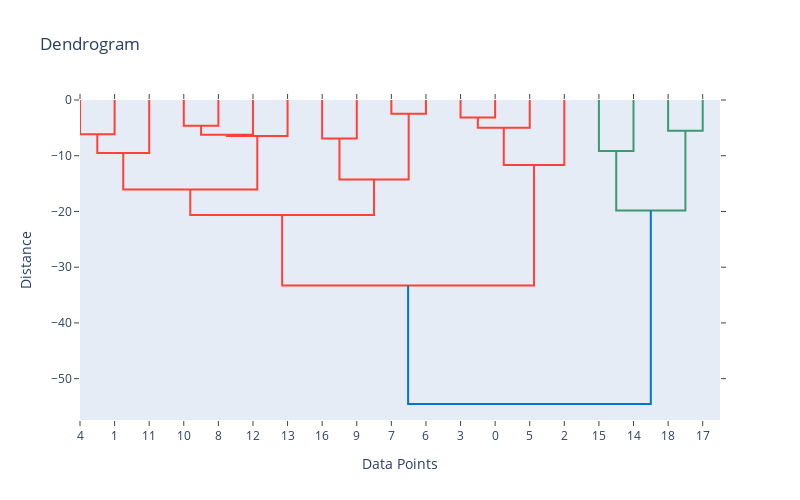

Here is the notebook cell this chart was saved with:
### Code cell
from scipy.cluster.hierarchy import dendrogram, linkage
from plotly.offline import iplot
import plotly.figure_factory as ff

Z = linkage(features, method='ward')
dendrogram = ff.create_dendrogram(Z, orientation='top')
dendrogram['layout'].update({'width': 800, 'height': 500, 'title': 'Dendrogram'})
dendrogram['layout']['xaxis'].update({'title': 'Data Points'})
dendrogram['layout']['yaxis'].update({'title': 'Distance'})

iplot(dendrogram)

### Figure 1 — Plotly figure (JSON) as saved in the notebook; plotly's stock layout.template omitted (floating-point values rounded to 4 significant figures)
{"data": [{"hoverinfo": "text", "marker": {"color": "rgb(61,153,112)"}, "mode": "lines", "type": "scatter", "x": [-5, -5, -15, -15], "xaxis": "x", "y": [0, -5.507, -5.507, 0], "yaxis": "y"}, {"hoverinfo": "text", "marker": {"color": "rgb(61,153,112)"}, "mode": "lines", "type": "scatter", "x": [-25, -25, -35, -35], "xaxis": "x", "y": [0, -9.135, -9.135, 0], "yaxis": "y"}, {"hoverinfo": "text", "marker": {"color": "rgb(61,153,112)"}, "mode": "lines", "type": "scatter", "x": [-10, -10, -30, -30], "xaxis": "x", "y": [-5.507, -19.83, -19.83, -9.135], "yaxis": "y"}, {"hoverinfo": "text", "marker": {"color": "rgb(255,65,54)"}, "mode": "lines", "type": "scatter", "x": [-65, -65, -75, -75], "xaxis": "x", "y": [0, -3.162, -3.162, 0], "yaxis": "y"}, {"hoverinfo": "text", "marker": {"color": "rgb(255,65,54)"}, "mode": "lines", "type": "scatter", "x": [-55, -55, -70, -70], "xaxis": "x", "y": [0, -5.0, -5.0, -3.162], "yaxis": "y"}, {"hoverinfo": "text", "marker": {"color": "rgb(255,65,54)"}, "mode": "lines", "type": "scatter", "x": [-45, -45, -62.5, -62.5], "xaxis": "x", "y": [0, -11.66, -11.66, -5.0], "yaxis": "y"}, {"hoverinfo": "text", "marker": {"color": "rgb(255,65,54)"}, "mode": "lines", "type": "scatter", "x": [-85, -85, -95, -95], "xaxis": "x", "y": [0, -2.45, -2.45, 0], "yaxis": "y"}, {"hoverinfo": "text", "marker": {"color": "rgb(255,65,54)"}, "mode": "lines", "type": "scatter", "x": [-105, -105, -115, -115], "xaxis": "x", "y": [0, -6.886, -6.886, 0], "yaxis": "y"}, {"hoverinfo": "text", "marker": {"color": "rgb(255,65,54)"}, "mode": "lines", "type": "scatter", "x": [-90, -90, -110, -110], "xaxis": "x", "y": [-2.45, -14.28, -14.28, -6.886], "yaxis": "y"}, {"hoverinfo": "text", "marker": {"color": "rgb(255,65,54)"}, "mode": "lines", "type": "scatter", "x": [-145, -145, -155, -155], "xaxis": "x", "y": [0, -4.6, -4.6, 0], "yaxis": "y"}, {"hoverinfo": "text", "marker": {"color": "rgb(255,65,54)"}, "mode": "lines", "type": "scatter", "x": [-135, -135, -150, -150], "xaxis": "x", "y": [0, -6.236, -6.236, -4.6], "yaxis": "y"}, {"hoverinfo": "text", "marker": {"color": "rgb(255,65,54)"}, "mode": "lines", "type": "scatter", "x": [-125, -125, -142.5, -142.5], "xaxis": "x", "y": [0, -6.481, -6.481, -6.236], "yaxis": "y"}, {"hoverinfo": "text", "marker": {"color": "rgb(255,65,54)"}, "mode": "lines", "type": "scatter", "x": [-175, -175, -185, -185], "xaxis": "x", "y": [0, -6.164, -6.164, 0], "yaxis": "y"}, {"hoverinfo": "text", "marker": {"color": "rgb(255,65,54)"}, "mode": "lines", "type": "scatter", "x": [-165, -165, -180, -180], "xaxis": "x", "y": [0, -9.504, -9.504, -6.164], "yaxis": "y"}, {"hoverinfo": "text", "marker": {"color": "rgb(255,65,54)"}, "mode": "lines", "type": "scatter", "x": [-133.8, -133.8, -172.5, -172.5], "xaxis": "x", "y": [-6.481, -16.07, -16.07, -9.504], "yaxis": "y"}, {"hoverinfo": "text", "marker": {"color": "rgb(255,65,54)"}, "mode": "lines", "type": "scatter", "x": [-100, -100, -153.1, -153.1], "xaxis": "x", "y": [-14.28, -20.64, -20.64, -16.07], "yaxis": "y"}, {"hoverinfo": "text", "marker": {"color": "rgb(255,65,54)"}, "mode": "lines", "type": "scatter", "x": [-53.75, -53.75, -126.6, -126.6], "xaxis": "x", "y": [-11.66, -33.3, -33.3, -20.64], "yaxis": "y"}, {"hoverinfo": "text", "marker": {"color": "rgb(0,116,217)"}, "mode": "lines", "type": "scatter", "x": [-20, -20, -90.16, -90.16], "xaxis": "x", "y": [-19.83, -54.55, -54.55, -33.3], "yaxis": "y"}], "layout": {"autosize": false, "height": 500, "hovermode": "closest", "showlegend": false, "title": {"text": "Dendrogram"}, "width": 800, "xaxis": {"mirror": "allticks", "rangemode": "tozero", "showgrid": false, "showline": true, "showticklabels": true, "tickmode": "array", "ticks": "outside", "ticktext": ["17", "18", "14", "15", "2", "5", "0", "3", "6", "7", "9", "16", "13", "12", "8", "10", "11", "1", "4"], "tickvals": [-5, -15, -25, -35, -45, -55, -65, -75, -85, -95, -105, -115, -125, -135, -145, -155, -165, -175, -185], "title": {"text": "Data Points"}, "type": "linear", "zeroline": false}, "yaxis": {"mirror": "allticks", "rangemode": "tozero", "showgrid": false, "showline": true, "showticklabels": true, "ticks": "outside", "title": {"text": "Distance"}, "type": "linear", "zeroline": false}}}
